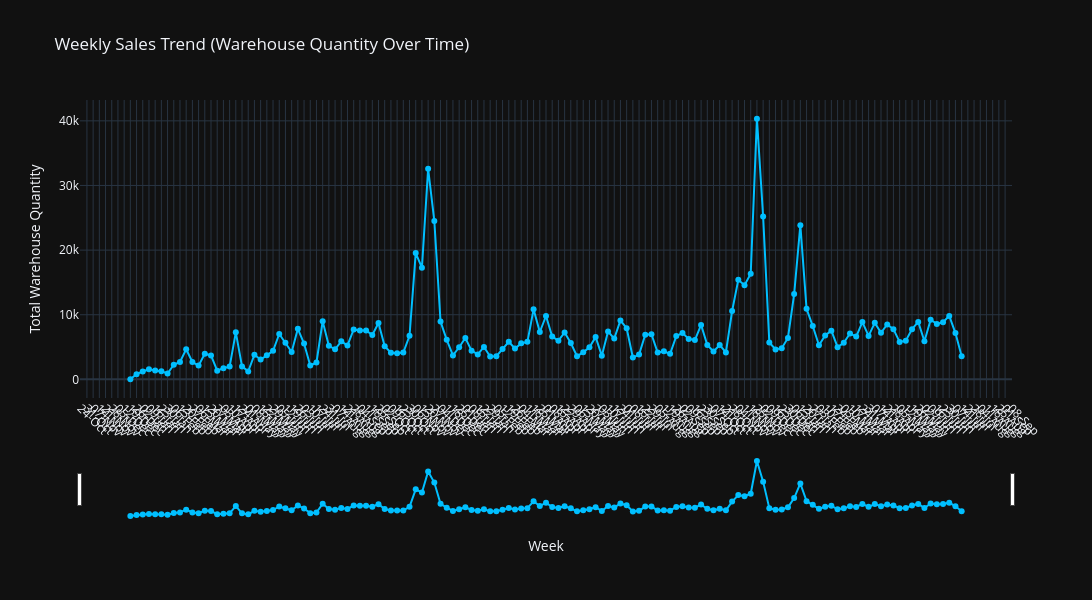

The cell this chart's notebook holds for it:
### Code cell
import plotly.express as px

fig = px.line(
    weekly_trend,
    x='Week',
    y='WareHouseQuanity',
    title="Weekly Sales Trend (Warehouse Quantity Over Time)",
)

fig.update_traces(mode='lines+markers', line_color='deepskyblue', marker=dict(size=6))

fig.update_layout(
    width=1600,
    height=600,
    xaxis_title="Week",
    yaxis_title="Total Warehouse Quantity",
    hovermode="x unified",
    template='plotly_dark',  # 🔧 Dark theme here
    
    # X-axis setup for weekly clarity
    xaxis=dict(
        tickformat="%d-%b",
        tickangle=45,
        tickmode='linear',
        tick0=weekly_trend['Week'].min(),
        dtick=604800000,  # One week in ms
        rangeslider=dict(visible=True)
    )
)

fig.show()

### Figure 1 — Plotly figure (JSON) as saved in the notebook; plotly's stock layout.template omitted (floating-point values rounded to 4 significant figures; data arrays with more than 128 entries replaced by an {"elided": "..."} marker saying what was removed)
{"data": [{"hovertemplate": "Week=%{x}<br>WareHouseQuanity=%{y}<extra></extra>", "legendgroup": "", "line": {"color": "deepskyblue", "dash": "solid"}, "marker": {"size": 6, "symbol": "circle"}, "mode": "lines+markers", "name": "", "orientation": "v", "showlegend": false, "type": "scatter", "x": {"elided": "135 str values"}, "xaxis": "x", "y": {"elided": "135 float values"}, "yaxis": "y"}], "layout": {"height": 600, "hovermode": "x unified", "legend": {"tracegroupgap": 0}, "title": {"text": "Weekly Sales Trend (Warehouse Quantity Over Time)"}, "width": 1600, "xaxis": {"anchor": "y", "domain": [0, 1], "dtick": 604800000, "rangeslider": {"visible": true}, "tick0": "2022-12-19T00:00:00", "tickangle": 45, "tickformat": "%d-%b", "tickmode": "linear", "title": {"text": "Week"}}, "yaxis": {"anchor": "x", "domain": [0, 1], "title": {"text": "Total Warehouse Quantity"}}}}
